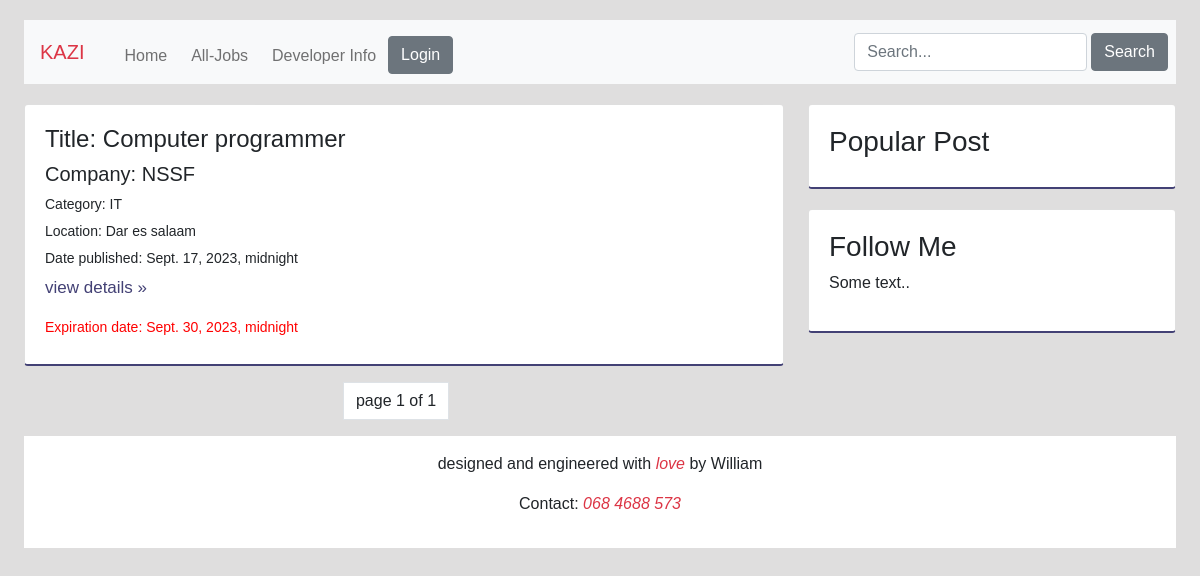
Screenshot of /jobs/ with the database file from the repository.
### jobs/models.py (models this page shows, shortened)
class Job(models.Model):
    title = models.CharField(max_length = 250)
    category = models.ForeignKey("Choice", on_delete=models.CASCADE)
    location = models.CharField(max_length = 250)
    company = models.CharField(max_length = 250)
    body = models.TextField()
    publish = models.DateTimeField()
    expire = models.DateTimeField()

class Choice(models.Model):
    category = models.CharField(max_length = 250)
    def __str__(self):
        return self.category

### jobs/views.py (the view)
# urls.py: path('jobs/',views.home, name = 'home'),
def home(request):
    available_jobs = Job.objects.all()
    category = Choice.objects.all()
    p = Paginator(Job.objects.all().order_by('-id'),4)
    page = request.GET.get('page')
    job = p.get_page(page)
    return render(request,'jobs/home.html',{'available_jobs':available_jobs,
    'category':category,'job':job})

### jobs/templates/jobs/home.html (shortened to what this page needs)
{% extends 'jobs/base.html' %}
{% load static %}
{% block content %}
<div class="ms-1 me-1">
  <div class="row">
    <div class="col-lg-8">
      {% for job in job %}
          <div class="card">
            <h2 class="fs-4">Title: {{job.title}}</h2>
            <h3 class="fs-5">Company: {{job.company}}</h3>
            <h3 class="fs-6"><small> Category: {{job.category}}</small></h3>
            <h3 class="fs-6"><small> Location: {{job.location}}</small></h3>
            <h3 class="fs-6"><small>Date published: {{job.publish}}</small></h3>
            <p class="link fs-6"><a href="{% url 'jobs:detail' job.id %}">view details &raquo</a></p>
            <h4 class="expire fs-6"><small>Expiration date: {{job.expire}}</small></h4>
          </div>
      {% endfor %}
      <div class="ms-1 me-1 container mt-3 d-flex justify-content-center pagination">
        <li class="page-item page-link text-dark">page {{job.number}} of {{job.paginator.num_pages}}</li>
      </div>
    </div>
    <div class="col-lg-4">
        <div class="card">
          <h3>Popular Post</h3>
        </div>
        <div class="card">
          <h3>Follow Me</h3>
          <p>Some text..</p>
        </div>
    </div>
  </div>
</div>
{% endblock content %}%

### jobs/templates/jobs/base.html (shortened to what this page needs)
{% load static %}
<!DOCTYPE html>
<html lang="en">
<head>
   <link rel="stylesheet" href="{% static 'jobs/css/style.css' %}">
   <link rel="stylesheet" href="{% static 'jobs/bootstrap/css/bootstrap.min.css' %}">
</head>
<body class="overflow-auto">
  <nav class="sticky-top ms-1 me-1 navbar navbar-expand-lg navbar-light bg-light">
    <a class="navbar-brand ms-3 text-danger" href="{% url 'jobs:home' %}">KAZI</a>
    <div class="collapse navbar-collapse justify-content-between" id="navbarSupportedContent">
      <div class="d-flex ms-2">
        <ul class="navbar-nav mr-auto">
          <li class="nav-item mt-2 active">
            <a class="nav-link ms-2" href="{% url 'jobs:index_page' %}">Home</a>
          </li>
          <li class="nav-item mt-2">
            <a class="nav-link ms-2" href="{% url 'jobs:home' %}">All-Jobs</a>
          </li>
          <li class="nav-item mt-2">
            <a class="nav-link ms-2" href= 'https://wibotec.github.io' target="_blank" >Developer Info</a>
          </li>
          <li class="ms-1">
            {% if user.is_authenticated %}
            <div class="text-end" >
               <a class="nav-link text-secondary" href="{% url 'verifieds:logout' %}">
                <button type="button" class="btn text-white btn-secondary me-2">Logout</button>
               </a>
            </div>
            {% else %}
              <div class="text-end mt-2" data-bs-toggle="modal" data-bs-target="#exampleModal">
                  <button type="button" class="btn text-white btn-secondary me-2">Login</button>
              </div>
            {% endif %}
          </li>
        </ul>
      </div>
      <div class="ms-2 float-lg-end me-2">
        <form action="{% url 'jobs:search' %}" method="post" class="d-flex form-inline my-2 my-lg-0">
          <input type="search" name="searched" class="form-control form-control-dark" placeholder="Search...">
          <button type="submit" class="btn btn-secondary text-white ms-1">Search</button>
        </form>
      </div>
    </div>
</nav>
    {% block content %}
    {% endblock content %}
    <div class="ms-1 me-1 ">
      <div class="footer mt-3  p-3">
        <p>designed and engineered with <i class="text-danger text-decoration-none"><a class="text-danger text-decoration-none" href="{% url 'admin:login' %}">love</a> </i> by William</p>
        <p>Contact: <i class="text-danger">068 4688 573</i></p>
    </div>
    </div>
 </body>
 </html>

### jobs/static/jobs/css/style.css (style rules this page uses)
body { font-family: Arial !important; padding: 20px; background: #dfdede !important; overflow-x: hidden; width: 100%; }
.card { background-color: white; padding: 20px; margin-top: 20px; border-bottom: 2px solid #434175 !important; }
.footer { text-align: center; background: white; margin-top: 20px; }
.expire { color: red; }
.link a { text-decoration: none; font-size: 17px; color: #434175;; }
body { font-family: "Open Sans", sans-serif; color: #444444; }
a { text-decoration: none; color: #5a5af3; }
h1, h2, h3, h4, h5, h6 { font-family: "Raleway", sans-serif; }

### rows the page displays
Job: title "Computer programmer", company "NSSF", category "IT", location "Dar es salaam", publish "Sept. 17, 2023, midnight", expire "Sept. 30, 2023, midnight"

### other values shown
{{ job.number }} "1"
{{ job.paginator.num_pages }} "1"
